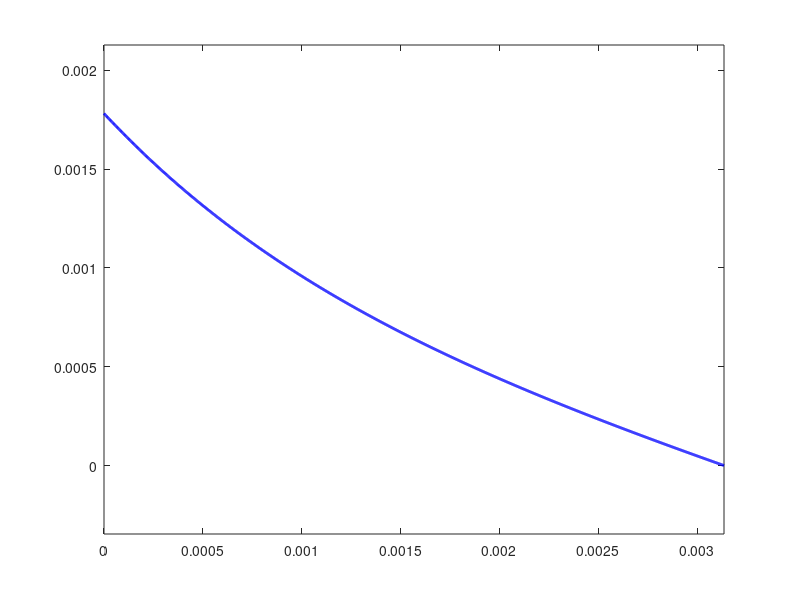

The MATLAB source for this figure:
% This is a matlab code to plot INterface shapes extracted Basilisk
% simulation. 
% Author- Anvesh 
% Date- 21st jan 2022
% The setWH function is used to generate high quality plots

clear all
clc



A=load('interface_data.mat');

plot(A.curve(1,:) ,A.curve(2,:), 'b','LineWidth',2, 'MarkerSize',10 )
axis equal